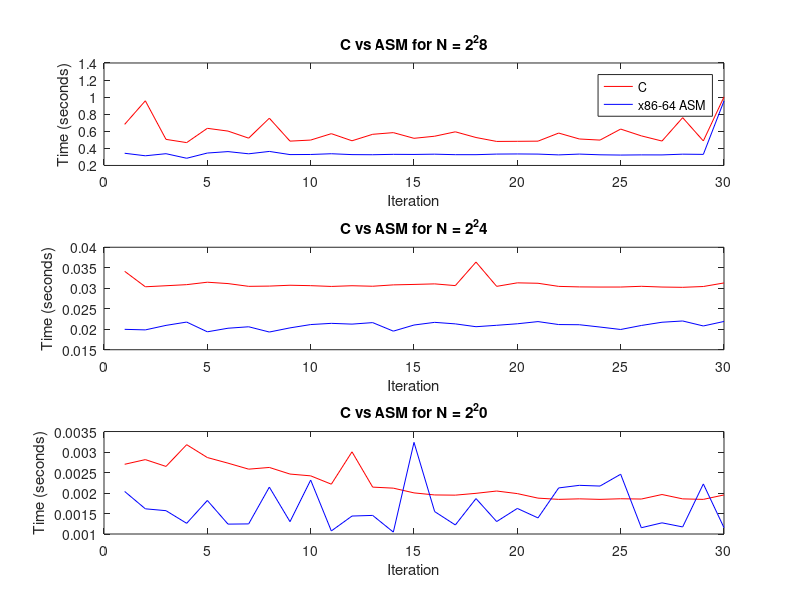

MATLAB code for this plot:
%% N = 2^28
iterC = [0.681353800,0.957124300,0.505429200,0.467540400,0.634830300,0.602496000,0.519720400,0.753329700,0.484855600,0.497392400,0.572291800,0.488999400,0.564844300,0.584438700,0.517893300,0.542427300,0.594028800,0.527208500,0.481353600,0.482728500,0.484628300,0.579263800,0.510056100,0.496992900,0.626037500,0.546521300,0.485920700,0.759753100,0.487207800,1.003049900]
iterASM = [0.342862100,0.313295400,0.337710400,0.284281400,0.345451600,0.362310000,0.336527200,0.364302300,0.327229100,0.328561600,0.337209500,0.327021600,0.325604500,0.330207600,0.328950800,0.332066200,0.326269200,0.326223900,0.333264300,0.334701900,0.333055400,0.323760300,0.333146800,0.324830200,0.321735100,0.323816600,0.323431400,0.332156100,0.329702300,0.955659500]
avgC = 0.581324
avgASM = 0.351511

hold on
subplot(3,1,1);
plot((1:30), iterC, 'r-',(1:30), iterASM,'b-');
title("C vs ASM for N = 2\^28");
xlabel("Iteration");
ylabel("Time (seconds)");
legend({"C", "x86-64 ASM"})
hold off


%% N = 2^24
iterASM = [0.019975300, 0.019840400, 0.020939900, 0.021748800, 0.019372300, 0.020244900, 0.020602000, 0.019319200, 0.020330900, 0.021140300, 0.021435600, 0.021249000, 0.021615800, 0.019535900, 0.021027300, 0.021679400, 0.021308200, 0.020616300, 0.020961500, 0.021331500, 0.021863800, 0.021143300, 0.021099500, 0.020534700, 0.019939100, 0.020918000, 0.021706200, 0.022013900, 0.020799100, 0.021896300]
iterC = [0.034131400, 0.030358200, 0.030612100, 0.030877200, 0.031471500, 0.031138900, 0.030464400, 0.030525200, 0.030732600, 0.030630700, 0.030441800, 0.030612200, 0.030489700, 0.030821500, 0.030931100, 0.031065100, 0.030644000, 0.036386100, 0.030460900, 0.031318400, 0.031214900, 0.030454200, 0.030326700, 0.030291900, 0.030295200, 0.030474500, 0.030293700, 0.030226300, 0.030423700, 0.031293100]
avgC = 0.030980
avgASM = 0.020873

hold on
subplot(3,1,2);
plot((1:30), iterC, 'r-',(1:30), iterASM,'b-');
title("C vs ASM for N = 2\^24");
xlabel("Iteration");
ylabel("Time (seconds)");
hold off

%% N = 2^20
iterC = [0.002700900 ,0.002814900 ,0.002648700 ,0.003179200 ,0.002865500 ,0.002728300 ,0.002582100 ,0.002623700 ,0.002462400 ,0.002418800 ,0.002215400 ,0.003004900 ,0.002143800 ,0.002118700 ,0.002003100 ,0.001952800 ,0.001947900 ,0.001992300 ,0.002048600 ,0.001985600 ,0.001875100 ,0.001845000 ,0.001857700 ,0.001844900 ,0.001859800 ,0.001853100 ,0.001963400 ,0.001857100 ,0.001844700 ,0.001953100]
iterASM = [0.002037800 ,0.001614600 ,0.001569100 ,0.001260700 ,0.001818300 ,0.001241200 ,0.001246400 ,0.002144100 ,0.001300700 ,0.002315900 ,0.001074500 ,0.001438200 ,0.001453800 ,0.001046600 ,0.003235600 ,0.001546700 ,0.001220600 ,0.001864200 ,0.001303600 ,0.001623700 ,0.001392500 ,0.002124100 ,0.002187300 ,0.002169700 ,0.002457900 ,0.001153000 ,0.001272600 ,0.001172400 ,0.002221700 ,0.001153700]
avgC = 0.002240
avgASM = 0.001655

hold on
subplot(3,1,3);
plot((1:30), iterC, 'r-',(1:30), iterASM,'b-');
title("C vs ASM for N = 2\^20");
xlabel("Iteration");
ylabel("Time (seconds)");
hold off
